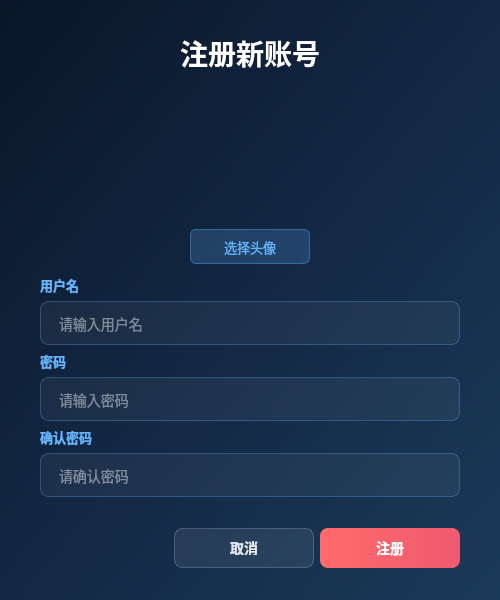
<?xml version="1.0" encoding="UTF-8"?>
<ui version="4.0">
 <class>RegisterDialog</class>
 <widget class="QDialog" name="RegisterDialog">
  <property name="geometry">
   <rect>
    <x>0</x>
    <y>0</y>
    <width>500</width>
    <height>600</height>
   </rect>
  </property>
  <property name="windowTitle">
   <string>注册账号</string>
  </property>
  <property name="styleSheet">
   <string notr="true">QDialog {
    background: qlineargradient(x1:0, y1:0, x2:1, y2:1, stop:0 #0a1628, stop:0.5 #132844, stop:1 #1a3a5a);
}
QLabel {
    color: #e0e6ed;
    font-size: 14px;
}
QLineEdit {
    background: rgba(255, 255, 255, 0.05);
    border: 1px solid rgba(100, 180, 255, 0.3);
    border-radius: 8px;
    padding: 12px 16px;
    color: #e0e6ed;
    font-size: 14px;
}
QLineEdit:focus {
    border: 1px solid rgba(100, 180, 255, 0.6);
    background: rgba(255, 255, 255, 0.08);
}
QLineEdit::placeholder {
    color: rgba(224, 230, 237, 0.4);
}
QPushButton {
    background: qlineargradient(x1:0, y1:0, x2:1, y2:0, stop:0 #ff6b6b, stop:1 #ee5a6f);
    border: none;
    border-radius: 8px;
    padding: 12px 32px;
    color: white;
    font-size: 14px;
    font-weight: bold;
}
QPushButton:hover {
    background: qlineargradient(x1:0, y1:0, x2:1, y2:0, stop:0 #ff7c7c, stop:1 #ff6b7f);
}
QPushButton:pressed {
    background: qlineargradient(x1:0, y1:0, x2:1, y2:0, stop:0 #e55555, stop:1 #dd4a5f);
}</string>
  </property>
  <layout class="QVBoxLayout" name="verticalLayout">
   <property name="leftMargin">
    <number>40</number>
   </property>
   <property name="topMargin">
    <number>32</number>
   </property>
   <property name="rightMargin">
    <number>40</number>
   </property>
   <property name="bottomMargin">
    <number>32</number>
   </property>
   <item>
    <widget class="QLabel" name="title_label">
     <property name="styleSheet">
      <string notr="true">font-size: 28px; font-weight: bold; color: #ffffff; margin-bottom: 12px; text-shadow: 0 0 20px rgba(100, 180, 255, 0.5);</string>
     </property>
     <property name="text">
      <string>注册新账号</string>
     </property>
     <property name="alignment">
      <set>Qt::AlignCenter</set>
     </property>
    </widget>
   </item>
   <item>
    <spacer name="verticalSpacer_top">
     <property name="orientation">
      <enum>Qt::Vertical</enum>
     </property>
     <property name="sizeHint" stdset="0">
      <size>
       <width>20</width>
       <height>20</height>
      </size>
     </property>
    </spacer>
   </item>
   <item>
    <layout class="QHBoxLayout" name="avatar_horizontal_layout">
     <item>
      <spacer name="avatar_left_spacer">
       <property name="orientation">
        <enum>Qt::Horizontal</enum>
       </property>
       <property name="sizeType">
        <enum>QSizePolicy::Expanding</enum>
       </property>
       <property name="sizeHint" stdset="0">
        <size>
         <width>0</width>
         <height>0</height>
        </size>
       </property>
      </spacer>
     </item>
     <item>
      <layout class="QVBoxLayout" name="avatar_vertical_layout">
       <property name="spacing">
        <number>12</number>
       </property>
       <item>
        <widget class="QLabel" name="avatar_preview">
         <property name="minimumSize">
          <size>
           <width>120</width>
           <height>120</height>
          </size>
         </property>
         <property name="maximumSize">
          <size>
           <width>120</width>
           <height>120</height>
          </size>
         </property>
         <property name="styleSheet">
          <string notr="true">QLabel {
    background: qlineargradient(x1:0, y1:0, x2:0, y2:1,
                               stop:0 rgba(10, 14, 39, 0.8), 
                               stop:1 rgba(22, 33, 62, 0.8));
    qproperty-alignment: 'AlignHCenter | AlignVCenter';
    border-radius: 0px; 
}</string>
         </property>
         <property name="alignment">
          <set>Qt::AlignCenter</set>
         </property>
        </widget>
       </item>
       <item>
        <widget class="QPushButton" name="select_avatar_btn">
         <property name="minimumSize">
          <size>
           <width>120</width>
           <height>35</height>
          </size>
         </property>
         <property name="maximumSize">
          <size>
           <width>120</width>
           <height>35</height>
          </size>
         </property>
         <property name="styleSheet">
          <string notr="true">QPushButton {
    background: rgba(100, 180, 255, 0.2);
    border: 1px solid rgba(100, 180, 255, 0.4);
    border-radius: 6px;
    padding: 8px 16px;
    color: #64b4ff;
    font-size: 13px;
    font-weight: normal;
}
QPushButton:hover {
    background: rgba(100, 180, 255, 0.3);
    border: 1px solid rgba(100, 180, 255, 0.6);
}</string>
         </property>
         <property name="text">
          <string>选择头像</string>
         </property>
        </widget>
       </item>
      </layout>
     </item>
     <item>
      <spacer name="avatar_right_spacer">
       <property name="orientation">
        <enum>Qt::Horizontal</enum>
       </property>
       <property name="sizeType">
        <enum>QSizePolicy::Expanding</enum>
       </property>
       <property name="sizeHint" stdset="0">
        <size>
         <width>0</width>
         <height>0</height>
        </size>
       </property>
      </spacer>
     </item>
    </layout>
   </item>
   <item>
    <spacer name="verticalSpacer_middle">
     <property name="orientation">
      <enum>Qt::Vertical</enum>
     </property>
     <property name="sizeHint" stdset="0">
      <size>
       <width>20</width>
       <height>20</height>
      </size>
     </property>
    </spacer>
   </item>
   <item>
    <widget class="QLabel" name="username_label">
     <property name="styleSheet">
      <string notr="true">color: #64b4ff; font-size: 13px; font-weight: bold;</string>
     </property>
     <property name="text">
      <string>用户名</string>
     </property>
    </widget>
   </item>
   <item>
    <widget class="QLineEdit" name="username_input">
     <property name="placeholderText">
      <string>请输入用户名</string>
     </property>
    </widget>
   </item>
   <item>
    <widget class="QLabel" name="password_label">
     <property name="styleSheet">
      <string notr="true">color: #64b4ff; font-size: 13px; font-weight: bold;</string>
     </property>
     <property name="text">
      <string>密码</string>
     </property>
    </widget>
   </item>
   <item>
    <widget class="QLineEdit" name="password_input">
     <property name="echoMode">
      <enum>QLineEdit::Password</enum>
     </property>
     <property name="placeholderText">
      <string>请输入密码</string>
     </property>
    </widget>
   </item>
   <item>
    <widget class="QLabel" name="confirm_label">
     <property name="styleSheet">
      <string notr="true">color: #64b4ff; font-size: 13px; font-weight: bold;</string>
     </property>
     <property name="text">
      <string>确认密码</string>
     </property>
    </widget>
   </item>
   <item>
    <widget class="QLineEdit" name="confirm_password_input">
     <property name="echoMode">
      <enum>QLineEdit::Password</enum>
     </property>
     <property name="placeholderText">
      <string>请确认密码</string>
     </property>
    </widget>
   </item>
   <item>
    <spacer name="verticalSpacer_bottom">
     <property name="orientation">
      <enum>Qt::Vertical</enum>
     </property>
     <property name="sizeHint" stdset="0">
      <size>
       <width>20</width>
       <height>40</height>
      </size>
     </property>
    </spacer>
   </item>
   <item>
    <layout class="QHBoxLayout" name="button_layout">
     <item>
      <spacer name="horizontalSpacer">
       <property name="orientation">
        <enum>Qt::Horizontal</enum>
       </property>
       <property name="sizeType">
        <enum>QSizePolicy::Expanding</enum>
       </property>
       <property name="sizeHint" stdset="0">
        <size>
         <width>0</width>
         <height>0</height>
        </size>
       </property>
      </spacer>
     </item>
     <item>
      <widget class="QPushButton" name="cancel_btn">
       <property name="minimumSize">
        <size>
         <width>140</width>
         <height>40</height>
        </size>
       </property>
       <property name="styleSheet">
        <string notr="true">QPushButton {
    background: rgba(255, 255, 255, 0.08);
    border: 1px solid rgba(255, 255, 255, 0.2);
    border-radius: 8px;
    padding: 12px 32px;
    color: #e0e6ed;
}
QPushButton:hover {
    background: rgba(255, 255, 255, 0.12);
    border: 1px solid rgba(255, 255, 255, 0.3);
}</string>
       </property>
       <property name="text">
        <string>取消</string>
       </property>
      </widget>
     </item>
     <item>
      <widget class="QPushButton" name="register_btn">
       <property name="minimumSize">
        <size>
         <width>140</width>
         <height>40</height>
        </size>
       </property>
       <property name="text">
        <string>注册</string>
       </property>
      </widget>
     </item>
    </layout>
   </item>
  </layout>
 </widget>
 <resources/>
 <connections/>
</ui>
